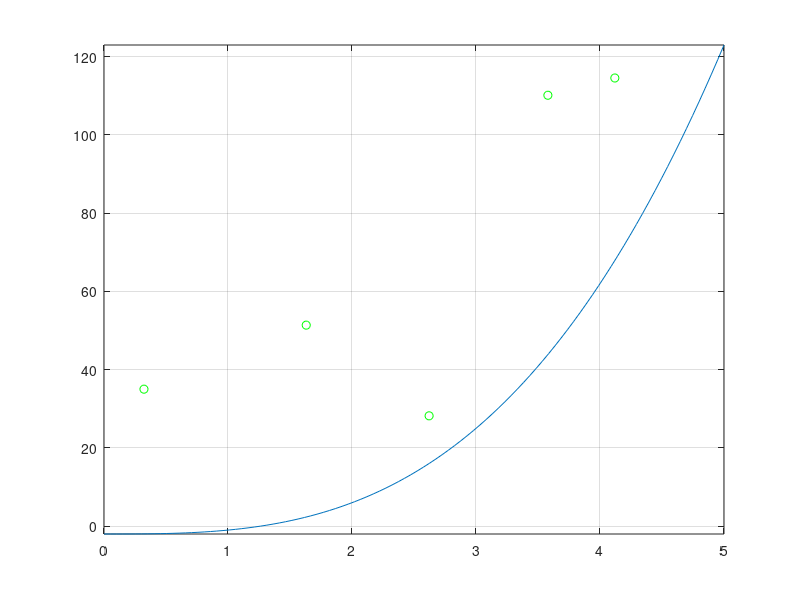

Source code (MATLAB):
hits=0;
trials=input('Enter a number: ');
a=0; %lower limit 
b=5; %higher limit
fx0=-2; %f(0)=-2
fx5=123; %f(5)=123
x=linspace(0,5,100); 
y=(x.^3 - 2);
plot(x,y);
hold on;
axis([0 5 -2 123]);
grid on;
for n=1:trials
    
    xr(n)=rand()*(5-0)+0;
    yr(n)=rand()*(max(-2,123)-0)+0;
    fxr(n)=(xr(n).^3 - 2);
    if yr(n)<=fxr(n)
        plot(xr(n),yr(n),'bo');
        hits=hits+1;
    else 
        plot(xr(n),yr(n),'go');
    end
end

intg=(hits/trials)*(b-a)*fx5;
disp(intg);
error = 146.25 - intg;
disp(error);